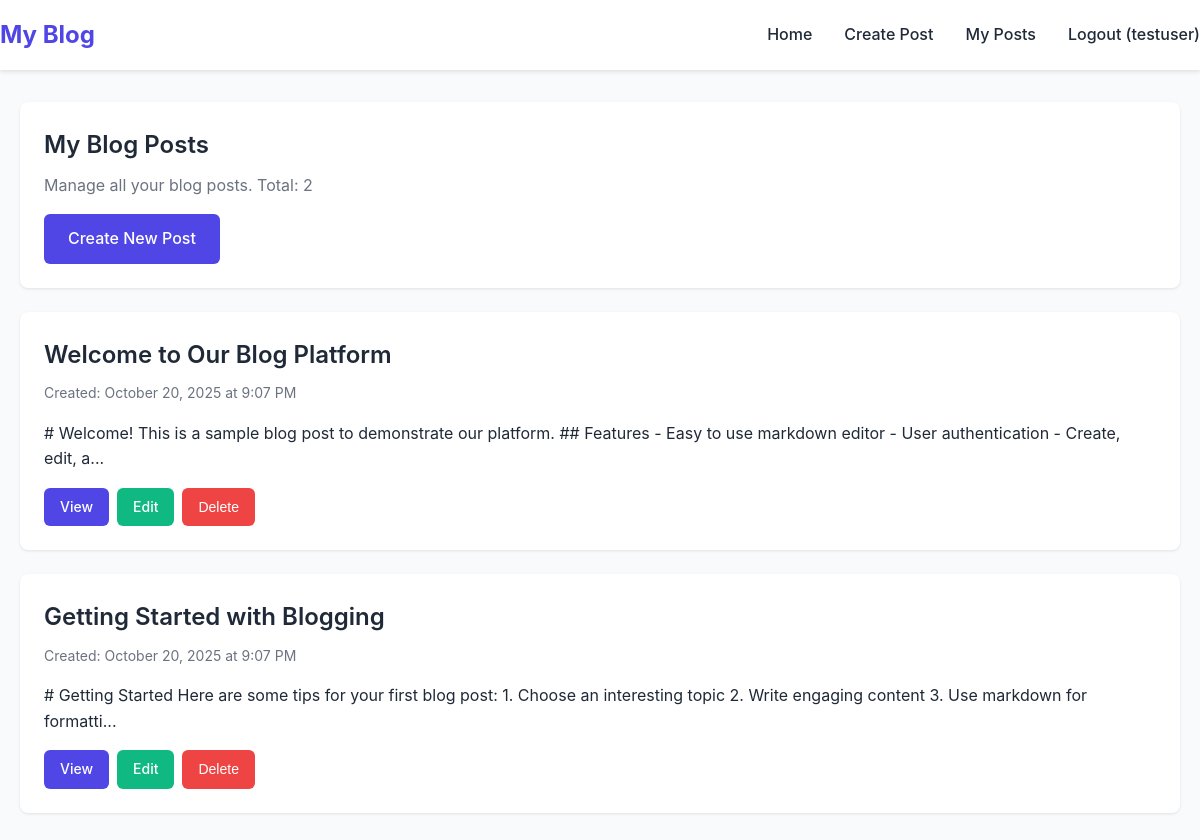
The page /pages/my-posts.php (signed in) on the database its author committed.
### tables this page shows
CREATE TABLE IF NOT EXISTS user (
    id INT AUTO_INCREMENT PRIMARY KEY,
    username VARCHAR(50) NOT NULL UNIQUE,
    email VARCHAR(100) NOT NULL UNIQUE,
    password VARCHAR(255) NOT NULL,
    role ENUM('user', 'admin') DEFAULT 'user',
    created_at TIMESTAMP DEFAULT CURRENT_TIMESTAMP,
    INDEX idx_email (email),
    INDEX idx_username (username)
);

CREATE TABLE IF NOT EXISTS blogPost (
    id INT AUTO_INCREMENT PRIMARY KEY,
    user_id INT NOT NULL,
    title VARCHAR(255) NOT NULL,
    content TEXT NOT NULL,
    created_at TIMESTAMP DEFAULT CURRENT_TIMESTAMP,
    updated_at TIMESTAMP DEFAULT CURRENT_TIMESTAMP ON UPDATE CURRENT_TIMESTAMP,
    FOREIGN KEY (user_id) REFERENCES user(id) ON DELETE CASCADE,
    INDEX idx_user_id (user_id),
    INDEX idx_created_at (created_at)
);

### includes/auth.php (called while the page is built, shortened)
<?php
function isLoggedIn() {
    return true;
}
function getCurrentUser() {
    return [
        'id' => $_SESSION['user_id'],
        'username' => $_SESSION['username'],
        'email' => $_SESSION['email'],
        'role' => $_SESSION['role']
    ];
}
?>

### includes/blog.php (called while the page is built, shortened)
<?php
function getPostsByUser($userId) {
    $db = getDB();
    try {
        $stmt = $db->prepare("
            SELECT
                bp.id,
                bp.title,
                bp.content,
                bp.created_at,
                bp.updated_at,
                u.username
            FROM blogPost bp
            JOIN user u ON bp.user_id = u.id
            WHERE bp.user_id = ?
            ORDER BY bp.created_at DESC
        ");
        $stmt->execute([$userId]);
        return $stmt->fetchAll();
    } catch (PDOException $e) {
        return [];
    }
}
function formatDate($datetime) {
    return date('F j, Y \a\t g:i A', strtotime($datetime));
}
function getExcerpt($content, $length = 150) {
    $text = strip_tags($content);
    if (strlen($text) > $length) {
        return substr($text, 0, $length) . '...';
    }
    return $text;
}
?>

### pages/my-posts.php (the view, shortened to what this page needs)
<?php
require_once __DIR__ . '/../includes/auth.php';
require_once __DIR__ . '/../includes/blog.php';
$user = getCurrentUser();
$myPosts = getPostsByUser($user['id']);
?>
<!DOCTYPE html>
<html lang="en">
<head>
    <link rel="stylesheet" href="../assets/css/style.css">
</head>
<body>
    <nav class="navbar">
        <div class="container navbar-content">
            <a href="../index.php" class="navbar-brand"><?php echo SITE_NAME; ?></a>
            <ul class="navbar-menu">
                <li><a href="../index.php">Home</a></li>
                <li><a href="create-post.php">Create Post</a></li>
                <li><a href="my-posts.php">My Posts</a></li>
                <li><a href="../api/logout-handler.php">Logout (<?php echo htmlspecialchars($user['username']); ?>)</a></li>
            </ul>
        </div>
    </nav>
    <main class="main-content">
        <div class="container">
            <div class="card">
                <h1 class="card-title">My Blog Posts</h1>
                <p style="color: var(--text-light);">
                    Manage all your blog posts. Total: <?php echo count($myPosts); ?>
                </p>
                <a href="create-post.php" class="btn btn-primary" style="margin-top: 1rem;">Create New Post</a>
            </div>
            <?php if (empty($myPosts)): ?>
                <div class="empty-state">
                    <div class="empty-state-icon">📝</div>
                    <h2 class="empty-state-title">No posts yet</h2>
                    <p>You haven't created any blog posts yet. Start writing your first post!</p>
                    <a href="create-post.php" class="btn btn-primary" style="margin-top: 1rem;">Create Your First Post</a>
                </div>
            <?php else: ?>
                <div class="post-list">
                    <?php foreach ($myPosts as $post): ?>
                        <article class="post-item">
                            <h2 class="post-title">
                                <a href="view-post.php?id=<?php echo $post['id']; ?>">
                                    <?php echo htmlspecialchars($post['title']); ?>
                                </a>
                            </h2>
                            <div class="post-meta">
                                Created: <?php echo formatDate($post['created_at']); ?>
                            </div>
                            <div class="post-excerpt">
                                <?php echo htmlspecialchars(getExcerpt($post['content'])); ?>
                            </div>
                            <div class="card-actions">
                                <a href="view-post.php?id=<?php echo $post['id']; ?>" class="btn btn-primary btn-sm">View</a>
                                <a href="edit-post.php?id=<?php echo $post['id']; ?>" class="btn btn-success btn-sm">Edit</a>
                                <button onclick="deletePost(<?php echo $post['id']; ?>)" class="btn btn-danger btn-sm">Delete</button>
                            </div>
                        </article>
                    <?php endforeach; ?>
                </div>
            <?php endif; ?>
        </div>
    </main>
</body>
</html>

### assets/css/style.css (style rules this page uses)
:root { --primary: #4f46e5; --primary-dark: #4338ca; --success: #10b981; --danger: #ef4444; --warning: #f59e0b; --text: #1f2937; --text-light: #6b7280; --bg: #ffffff; --bg-gray: #f9fafb; --border: #e5e7eb; }
* { margin: 0; padding: 0; box-sizing: border-box; }
body { font-family: -apple-system, BlinkMacSystemFont, 'Segoe UI', Roboto, Arial, sans-serif; line-height: 1.6; color: var(--text); background: var(--bg-gray); }
.container { max-width: 1200px; margin: 0 auto; padding: 0 20px; }
.navbar { background: var(--bg); box-shadow: 0 2px 4px rgba(0,0,0,0.1); position: sticky; top: 0; z-index: 100; }
.navbar-content { display: flex; justify-content: space-between; align-items: center; padding: 1rem 0; }
.navbar-brand { font-size: 1.5rem; font-weight: 700; color: var(--primary); text-decoration: none; }
.navbar-menu { display: flex; gap: 2rem; list-style: none; align-items: center; }
.navbar-menu a { color: var(--text); text-decoration: none; font-weight: 500; transition: color 0.2s; }
.main-content { padding: 2rem 0; min-height: calc(100vh - 200px); }
.card { background: var(--bg); border-radius: 8px; box-shadow: 0 1px 3px rgba(0,0,0,0.1); padding: 1.5rem; margin-bottom: 1.5rem; }
.card-title { font-size: 1.5rem; font-weight: 600; color: var(--text); margin-bottom: 0.5rem; }
.card-actions { display: flex; gap: 0.5rem; flex-wrap: wrap; }
.btn { display: inline-block; padding: 0.75rem 1.5rem; border-radius: 6px; font-weight: 500; text-decoration: none; text-align: center; cursor: pointer; border: none; transition: all 0.2s; font-size: 1rem; }
.btn-primary { background: var(--primary); color: white; }
.btn-success { background: var(--success); color: white; }
.btn-danger { background: var(--danger); color: white; }
.btn-sm { padding: 0.5rem 1rem; font-size: 0.875rem; }
.post-list { display: grid; gap: 1.5rem; }
.post-item { background: var(--bg); border-radius: 8px; box-shadow: 0 1px 3px rgba(0,0,0,0.1); padding: 1.5rem; transition: transform 0.2s, box-shadow 0.2s; }
.post-title { font-size: 1.5rem; font-weight: 600; margin-bottom: 0.5rem; }
.post-title a { color: var(--text); text-decoration: none; }
.post-meta { color: var(--text-light); font-size: 0.875rem; margin-bottom: 1rem; }
.post-excerpt { color: var(--text); margin-bottom: 1rem; }
.btn-danger { background: #ef4444; }
.btn-success { background: #10b981; }

### rows shown on the page
user: username "testuser"
blogpost: title "Welcome to Our Blog Platform", created_at "October 20, 2025 at 9:07 PM", content "# Welcome! This is a sample blog post to demonstrate our platform. ## Features - Easy to use markdown editor - User authentication - Create, edit, a..."
blogpost: title "Getting Started with Blogging", created_at "October 20, 2025 at 9:07 PM", content "# Getting Started Here are some tips for your first blog post: 1. Choose an interesting topic 2. Write engaging content 3. Use markdown for formatti..."

### other values the page prints
SITE_NAME "My Blog"
count($myPosts) "2"
